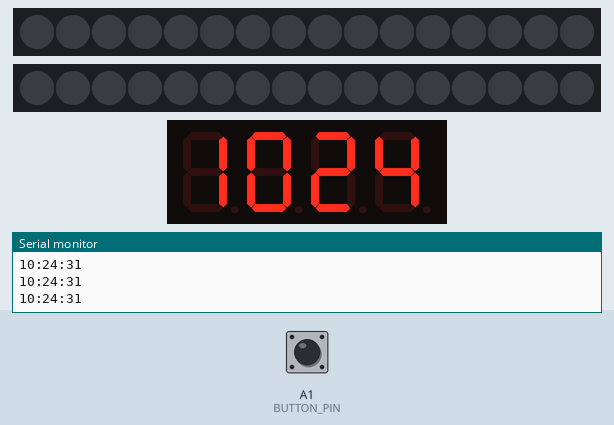
Simulated run of this sketch. Board: Arduino Nano, built with avr-gcc and run on an emulated ATmega328P. Parts: 2 × 16 RGB LEDs in strip order, left to right, 4-digit seven-segment display, the last lines printed to the serial monitor. Inputs (shaded band) come from the test bench; at power-on: A1 (BUTTON_PIN) HIGH. Dim RGB values are drawn brighter than linear; the local clock reads 2024-03-15 10:24:30 at power-on unless the sketch sets it.

Above: at 1.2 s.
1.3 s: A1 (BUTTON_PIN) pulled LOW for 0.15 s
At 2.8 s:
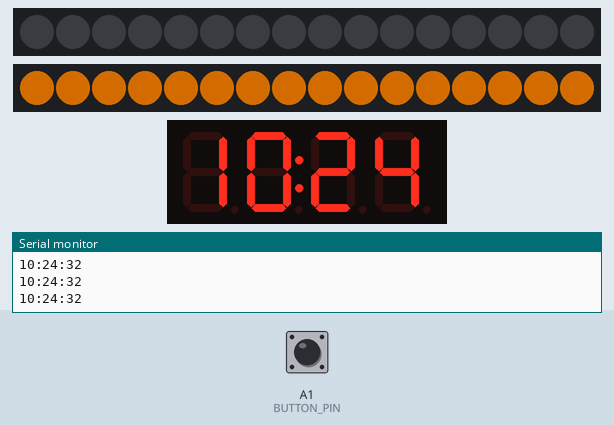
4.4 s: A1 (BUTTON_PIN) pulled LOW for 1 s
At 6.8 s:
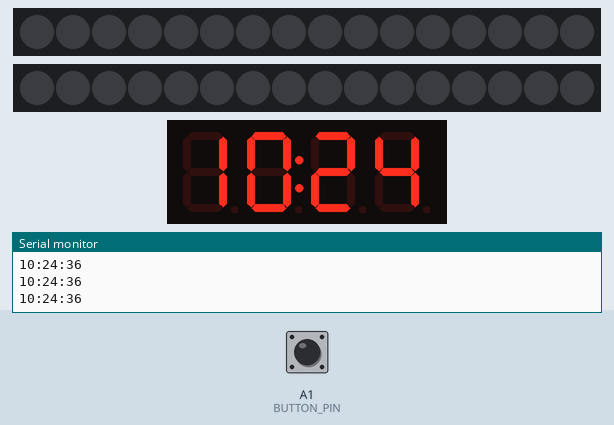
Timing chart, 0 to 8.3 s (numbered marks = the images above; inputs shaded):
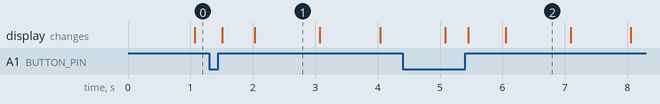

The sketch:

lightclock.ino
```cpp
// Uhr Sketch vom 11.02

#include <Wire.h>
#include <RTClib.h>
#include <Adafruit_NeoPixel.h>
#include <TM1637Display.h>

#define CLK 2
#define DIO 3
#define BUTTON_PIN A1
#define NEOPIXEL_PIN 11
#define NEOPIXEL_PIN2 10
#define NUMPIXELS 16

// Definieren Sie die Zeitpunkte für die NeoPixel-Farben
#define NIGHT_START_HOUR 19
#define NIGHT_END_HOUR 6
#define MORNING_START_HOUR 6
#define MORNING_END_HOUR 7
#define DAY_START_HOUR 7
#define DAY_END_HOUR 8

// Einstellen der Farben für die Uhrezeiten, (ROT, GRÜN, BLAU) von 0 aus bis 255 maximale Helligkeit
#define COLOR_NIGHT (255, 130, 0)
#define COLOR_MORNING (255, 50, 0)
#define COLOR_DAY (0, 255, 0)

RTC_DS1307 rtc;
Adafruit_NeoPixel pixels = Adafruit_NeoPixel(NUMPIXELS, NEOPIXEL_PIN, NEO_GRB + NEO_KHZ800);
Adafruit_NeoPixel pixels2 = Adafruit_NeoPixel(NUMPIXELS, NEOPIXEL_PIN2, NEO_GRB + NEO_KHZ800);
TM1637Display display(CLK, DIO);

bool buttonState = HIGH;
bool lastButtonState = HIGH;
bool ring2State = false;
unsigned long buttonPressTime = 0;
bool longPressHandled = false;
unsigned long lastInputTime = 0; // Zeit der letzten Eingabe

enum Mode {
  NORMAL,
  SET_BRIGHTNESS,
  SET_HOUR,
  SET_MINUTE
};

Mode mode = NORMAL;
int setHour = 0;
int setMinute = 0;
int brightness = 50; // Initial brightness at 50%

void setup() {
  Serial.begin(9600);
  Wire.begin();
  pixels.begin();
  pixels.setBrightness(map(brightness, 0, 100, 0, 255));  // Helligkeit der NeoPixel-Ringe festlegen
  pixels2.begin();
  pixels2.setBrightness(map(brightness, 0, 100, 0, 255)); // Helligkeit des zweiten NeoPixel-Rings festlegen
  display.setBrightness(0x01);
  pinMode(BUTTON_PIN, INPUT_PULLUP);

  if (!rtc.begin()) {
    Serial.println("Couldn't find RTC");
    while (1);
  }

  if (!rtc.isrunning()) {
    Serial.println("RTC is NOT running!");
    rtc.adjust(DateTime(F(__DATE__), F(__TIME__)));
  }
}

void loop() {
  DateTime now = rtc.now();

  int stunde = now.hour();
  int minute = now.minute();
  int sekunde = now.second();

  bool blink = sekunde % 2 == 0;

  if (mode == SET_HOUR) {
    stunde = setHour;
    minute = -1;
  } else if (mode == SET_MINUTE) {
    stunde = -1;
    minute = setMinute;
  }

  Serial.print(stunde);
  Serial.print(":");
  Serial.print(minute);
  Serial.print(":");
  Serial.println(sekunde);

  if (mode == SET_BRIGHTNESS) {
    showBrightness(brightness);
  } else {
    showTime(stunde, minute, blink);
  }

  setNeoPixelColorByTime(stunde);

  buttonState = digitalRead(BUTTON_PIN);
  if (buttonState == LOW && lastButtonState == HIGH) {
    buttonPressTime = millis();
    longPressHandled = false;
    lastInputTime = millis(); // Zeit der letzten Eingabe aktualisieren
  } else if (buttonState == HIGH && lastButtonState == LOW) {
    unsigned long buttonPressDuration = millis() - buttonPressTime;
    if (buttonPressDuration < 2000 && !longPressHandled) {
      if (mode == NORMAL) {
        ring2State = !ring2State;
        setNeoPixelColor(pixels2, ring2State ? pixels2.Color(255, 130, 0) : pixels2.Color(0, 0, 0));
        pixels2.show();
      } else if (mode == SET_BRIGHTNESS) {
        brightness = (brightness + 5) % 105;
        if (brightness == 0) brightness = 5;
        pixels.setBrightness(map(brightness, 0, 100, 0, 255));
        pixels2.setBrightness(map(brightness, 0, 100, 0, 255));
        pixels.show();
        pixels2.show();
      } else if (mode == SET_HOUR) {
        setHour = (setHour + 1) % 24;
      } else if (mode == SET_MINUTE) {
        setMinute = (setMinute + 1) % 60;
      }
    }
    buttonPressTime = 0;
  }

  // Check if button is held down for more than 5 seconds
  if (buttonState == LOW && (millis() - buttonPressTime) >= 5000 && !longPressHandled) {
    if (mode == NORMAL) {
      mode = SET_BRIGHTNESS;
    } else if (mode == SET_BRIGHTNESS) {
      mode = SET_HOUR;
      setHour = stunde;
      setMinute = minute;
    } else if (mode == SET_HOUR) {
      mode = SET_MINUTE;
    } else if (mode == SET_MINUTE) {
      mode = NORMAL;
      rtc.adjust(DateTime(now.year(), now.month(), now.day(), setHour, setMinute, 0));
    }
    longPressHandled = true; // Mark long press as handled
    buttonPressTime = millis(); // Reset button press time to avoid multiple mode changes
  }

  lastButtonState = buttonState;

  // Überprüfen, ob seit der letzten Eingabe mehr als 10 Sekunden vergangen sind
  if (mode != NORMAL && millis() - lastInputTime >= 15000) {
    mode = NORMAL; // Setzen Sie den Modus auf NORMAL zurück
  }

  delay(50); // Reduzierte Verzögerung für genauere Zeitüberwachung
}

void showTime(int stunde, int minute, bool blink) {
  uint8_t data[] = { 0x00, 0x00, 0x00, 0x00 };

  if (stunde != -1) {
    data[0] = display.encodeDigit(stunde / 10);
    data[1] = display.encodeDigit(stunde % 10);
  }

  if (minute != -1) {
    data[2] = display.encodeDigit(minute / 10);
    data[3] = display.encodeDigit(minute % 10);
  }

  if (blink && mode == NORMAL) {
    data[1] |= 0x80; // blinkender Punkt zwischen Stunden und Minuten
  }

  display.setSegments(data);
}

void showBrightness(int brightness) {
  uint8_t data[] = { 0x00, 0x00, 0x00, 0x00 };

  int brightnessPercentage = brightness;
  data[3] = display.encodeDigit(brightnessPercentage % 10); // Einheiten
  data[2] = display.encodeDigit((brightnessPercentage / 10) % 10); // Zehner
  data[1] = display.encodeDigit((brightnessPercentage / 100) % 10); // Hunderter
  data[0] = display.encodeDigit(0); // Stellenwert für Tausender bleibt 0

  display.setSegments(data);
}

void setNeoPixelColorByTime(int stunde) {
  if (stunde >= NIGHT_START_HOUR || stunde < NIGHT_END_HOUR) {
    setNeoPixelColor(pixels, pixels.Color COLOR_NIGHT);
  } else if (stunde >= MORNING_START_HOUR && stunde < MORNING_END_HOUR) {
    setNeoPixelColor(pixels, pixels.Color COLOR_MORNING);
  } else if (stunde >= DAY_START_HOUR && stunde < DAY_END_HOUR) {
    setNeoPixelColor(pixels, pixels.Color COLOR_DAY);
  } else {
    setNeoPixelColor(pixels, pixels.Color(0, 0, 0));
  }
}

void setNeoPixelColor(Adafruit_NeoPixel &pixels, uint32_t color) {
  for (int i = 0; i < NUMPIXELS; i++) {
    pixels.setPixelColor(i, color);
  }
  pixels.show();
}
```
